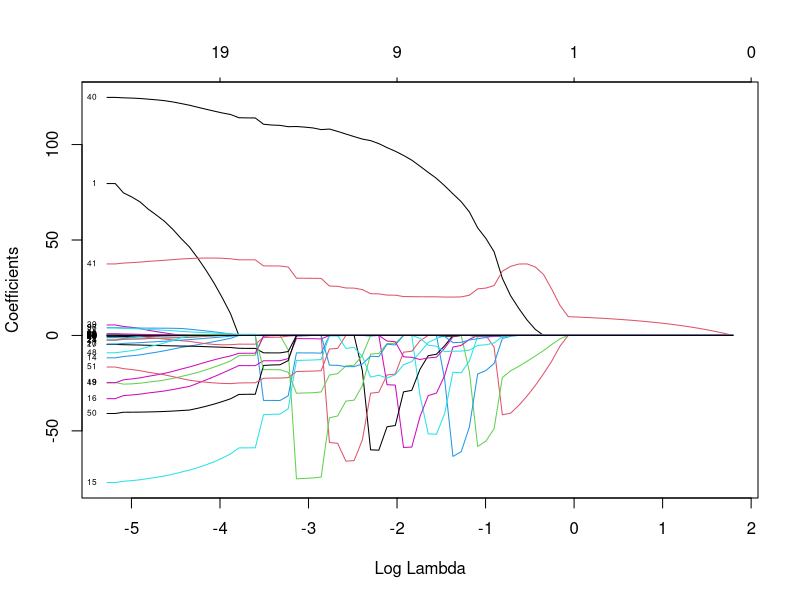
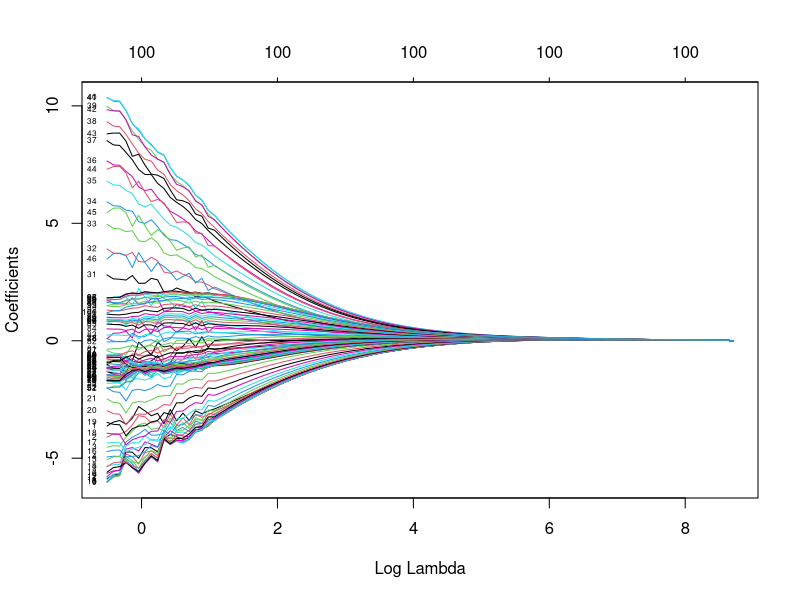
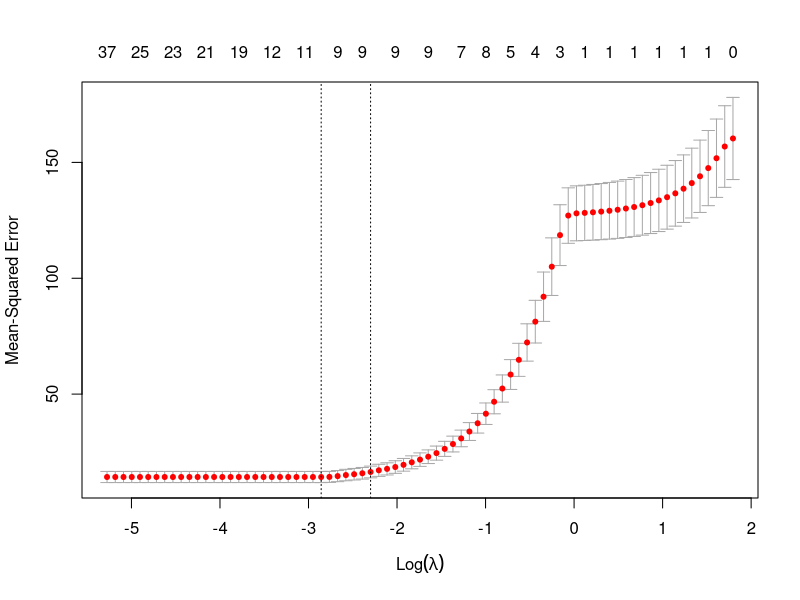
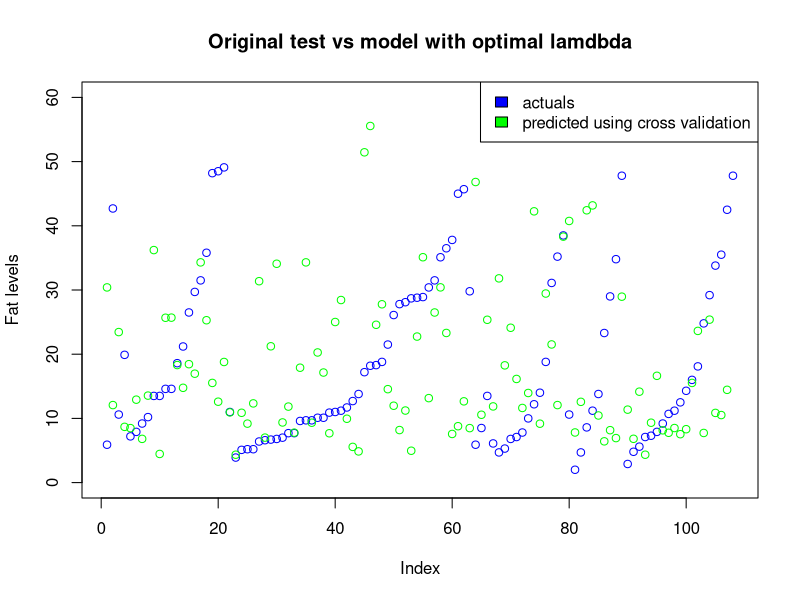

These charts were generated, in order, by the following R code:
# Assignment 1 of Lab 2 of course TDDE01,
# Machine Learning at Linkoping University, Sweden

########### Libraries #############
library(dplyr)
library(ggplot2)
library(glmnet)
library(caret)
########## Read and divide data ########
data <- read.csv("data/tecator.csv")

# Divide into test and train data

n <- dim(data)[1]
set.seed(12345)
id <- sample(1:n, floor(n * 0.5))
train <- data[id, ]
test <- data[-id, ]

############### Task 1 #################
# model "fat" as a linear regression with channels as features. Report
# underlying probabilistic model, fit the linear regression to the training
# data and estimate the training and test errors. Comment on the quality of
# fit and prediciton and therefore on the quality of the model.

# fitting model to training data
df_train <- train %>% select(Fat, Channel1:Channel100)
df_test <- test %>% select(Fat, Channel1:Channel100)

model <- lm(Fat ~ ., data = df_train)
summary(model) # summary of underlying probabilistic model

# Predicitons made on both train and test data.
pred_train <- predict(model, type = "response")
pred_test <- predict(model, df_test, type = "response")

mse_train <- mean((df_train$Fat - pred_train)^2) # 0.00570911
mse_test <- mean((df_test$Fat - pred_test)^2) # 722.4294


############### Task 3 #################
# Fit the LASSO regression model to the training data. Present a plot
# illustrating how the regression coefficients depend on the log of the
# penalty factor and intepret this plot. What value of the penalty factor
# can be chosen if we want to select a model with only three features?

x <- as.matrix(train %>% select(-Sample, -Fat, -Protein, -Moisture))
y <- as.matrix(train %>% select(Fat))

lasso <- glmnet(x, y, alpha = 1, family = "gaussian")
plot(lasso, xvar = "lambda", label = TRUE)


############### Task 4 #################
# Repeat step 3 bit fit ridge regression instead of LASSO regression. Compare
# plot from steps 3 and 4.

ridge <- glmnet(x, y, alpha = 0, family = "gaussian")
plot(ridge, xvar = "lambda", label = TRUE)


############### Task 5 #################
# Use cross validation with default number of folds to compute the optimal LASSO
# model. Present a plot showing the dependence of the CV score on log lambda and
# comment on how the CV score changes with log lambda. Report the optimal lambda
# and how many variables were chosen in this model. Does the information
# displayed in the plot suggest that the optimal lambda value results in a
# statistically significantly better prediction than log lambda = -4? Finally,
# create a scatter plot of the original test versus predicted test values for
# the model corresponding to the optimal lambda and comment on whether the model
# predictions are good.

# Using cross validation 
cv <- cv.glmnet(x, y, alpha = 1, family = "gaussian")
plot(cv)
lambda_opt <- cv$lambda.min # 0.004561105
coef(cv, s = "lambda.min")
summary(cv)
cv_pred <- predict(cv, newx = x, s = lambda_opt)

plot(test$Fat, col = "blue", ylim = c(0, 60), ylab = "Fat levels",
     main = "Original test vs model with optimal lamdbda")
points(cv_pred, col = "green")
legend("topright", c("actuals", "predicted using cross validation"),
       fill = c("blue", "green"))

# Still needs to be done
# finally,
# create a scatter plot of the original test versus predicted test values for
# the model corresponding to the optimal lambda and comment on whether the model
# predictions are good.
